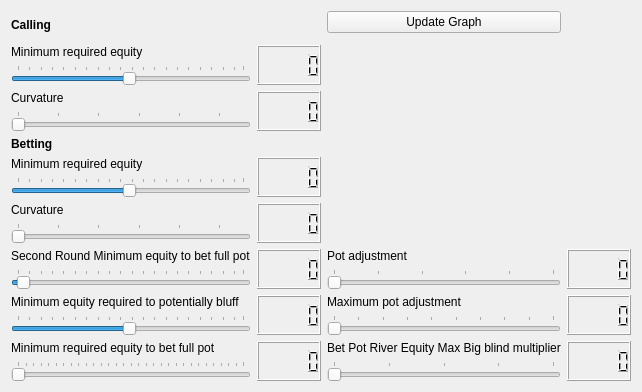
     <widget class="QWidget" name="tab">
      <attribute name="title">
       <string>River</string>
      </attribute>
      <layout class="QGridLayout" name="gridLayout_6">
       <item row="0" column="0" rowspan="2">
        <widget class="QLabel" name="label_10">
         <property name="font">
          <font>
           <weight>75</weight>
           <bold>true</bold>
          </font>
         </property>
         <property name="text">
          <string>Calling</string>
         </property>
        </widget>
       </item>
       <item row="0" column="2">
        <widget class="QPushButton" name="pushButton_update4">
         <property name="text">
          <string>Update Graph</string>
         </property>
        </widget>
       </item>
       <item row="1" column="2" rowspan="6" colspan="2">
        <layout class="QVBoxLayout" name="verticalLayout_river">
         <item>
          <widget class="QWidget" name="widget" native="true"/>
         </item>
        </layout>
       </item>
       <item row="2" column="0">
        <layout class="QVBoxLayout" name="verticalLayout_132">
         <item>
          <widget class="QLabel" name="label_127">
           <property name="text">
            <string>Minimum required equity</string>
           </property>
          </widget>
         </item>
         <item>
          <widget class="QSlider" name="RiverMinCallEquity">
           <property name="mouseTracking">
            <bool>false</bool>
           </property>
           <property name="toolTip">
            <string>&lt;html&gt;&lt;head/&gt;&lt;body&gt;&lt;p&gt;For each stage you can select:&lt;/p&gt;&lt;p&gt;What is the minimum required equity (probability of winning as determined by the simulation) that is required to call the big blind. It is the starting point of the curve that you can see on the right.&lt;/p&gt;&lt;p&gt;How should curve be shaped that determines whether the bot should fold or call. The higher the equity the higher it will call. The higher the curvature (as can be seen in the graph on the right), the more conservative it will be on the lower ranges of the accepted equities. If the curvature is low (minimum is 2), then it almost becomes a straight line.&lt;/p&gt;&lt;/body&gt;&lt;/html&gt;</string>
           </property>
           <property name="minimum">
            <number>1</number>
           </property>
           <property name="maximum">
            <number>100</number>
           </property>
           <property name="singleStep">
            <number>1</number>
           </property>
           <property name="pageStep">
            <number>5</number>
           </property>
           <property name="value">
            <number>50</number>
           </property>
           <property name="orientation">
            <enum>Qt::Horizontal</enum>
           </property>
           <property name="tickPosition">
            <enum>QSlider::TicksAbove</enum>
           </property>
          </widget>
         </item>
        </layout>
       </item>
       <item row="2" column="1">
        <widget class="QLCDNumber" name="lcdNumber_52"/>
       </item>
       <item row="3" column="0">
        <layout class="QVBoxLayout" name="verticalLayout_134">
         <item>
          <widget class="QLabel" name="label_129">
           <property name="text">
            <string>Curvature</string>
           </property>
          </widget>
         </item>
         <item>
          <widget class="QSlider" name="RiverCallPower">
           <property name="mouseTracking">
            <bool>false</bool>
           </property>
           <property name="toolTip">
            <string>&lt;html&gt;&lt;head/&gt;&lt;body&gt;&lt;p&gt;For each stage you can select:&lt;/p&gt;&lt;p&gt;What is the minimum required equity (probability of winning as determined by the simulation) that is required to call the big blind. It is the starting point of the curve that you can see on the right.&lt;/p&gt;&lt;p&gt;How should curve be shaped that determines whether the bot should fold or call. The higher the equity the higher it will call. The higher the curvature (as can be seen in the graph on the right), the more conservative it will be on the lower ranges of the accepted equities. If the curvature is low (minimum is 2), then it almost becomes a straight line.&lt;/p&gt;&lt;/body&gt;&lt;/html&gt;</string>
           </property>
           <property name="minimum">
            <number>2</number>
           </property>
           <property name="maximum">
            <number>30</number>
           </property>
           <property name="singleStep">
            <number>5</number>
           </property>
           <property name="pageStep">
            <number>10</number>
           </property>
           <property name="orientation">
            <enum>Qt::Horizontal</enum>
           </property>
           <property name="tickPosition">
            <enum>QSlider::TicksAbove</enum>
           </property>
           <property name="tickInterval">
            <number>5</number>
           </property>
          </widget>
         </item>
        </layout>
       </item>
       <item row="3" column="1">
        <widget class="QLCDNumber" name="lcdNumber_47"/>
       </item>
       <item row="4" column="0">
        <widget class="QLabel" name="label_236">
         <property name="font">
          <font>
           <weight>75</weight>
           <bold>true</bold>
          </font>
         </property>
         <property name="text">
          <string>Betting</string>
         </property>
        </widget>
       </item>
       <item row="5" column="0">
        <layout class="QVBoxLayout" name="verticalLayout_137">
         <item>
          <widget class="QLabel" name="label_132">
           <property name="text">
            <string>Minimum required equity</string>
           </property>
          </widget>
         </item>
         <item>
          <widget class="QSlider" name="RiverMinBetEquity">
           <property name="mouseTracking">
            <bool>false</bool>
           </property>
           <property name="toolTip">
            <string>&lt;html&gt;&lt;head/&gt;&lt;body&gt;&lt;p&gt;For each stage you can select:&lt;/p&gt;&lt;p&gt;What is the minimum required equity (probability of winning as determined by the simulation) to make a bet, if the bet value is 2*big blind. It is the starting point of the curve that you can see on the right.&lt;/p&gt;&lt;p&gt;How should curve be shaped that determines whether the bot should fold or call. The higher the equity the higher it will call. The higher the curvature (as can be seen in the graph on the right), the more conservative it will be on the lower ranges of the accepted equities. If the curvature is low (minimum is 2), then it almost becomes a straight line.&lt;/p&gt;&lt;/body&gt;&lt;/html&gt;</string>
           </property>
           <property name="minimum">
            <number>1</number>
           </property>
           <property name="maximum">
            <number>100</number>
           </property>
           <property name="singleStep">
            <number>1</number>
           </property>
           <property name="pageStep">
            <number>5</number>
           </property>
           <property name="value">
            <number>50</number>
           </property>
           <property name="orientation">
            <enum>Qt::Horizontal</enum>
           </property>
           <property name="tickPosition">
            <enum>QSlider::TicksAbove</enum>
           </property>
          </widget>
         </item>
        </layout>
       </item>
       <item row="5" column="1">
        <widget class="QLCDNumber" name="lcdNumber_54"/>
       </item>
       <item row="6" column="0">
        <layout class="QVBoxLayout" name="verticalLayout_129">
         <item>
          <widget class="QLabel" name="label_125">
           <property name="text">
            <string>Curvature</string>
           </property>
          </widget>
         </item>
         <item>
          <widget class="QSlider" name="RiverBetPower">
           <property name="mouseTracking">
            <bool>false</bool>
           </property>
           <property name="toolTip">
            <string>&lt;html&gt;&lt;head/&gt;&lt;body&gt;&lt;p&gt;For each stage you can select:&lt;/p&gt;&lt;p&gt;What is the minimum required equity (probability of winning as determined by the simulation) to make a bet, if the bet value is 2*big blind. It is the starting point of the curve that you can see on the right.&lt;/p&gt;&lt;p&gt;How should curve be shaped that determines whether the bot should fold or call. The higher the equity the higher it will call. The higher the curvature (as can be seen in the graph on the right), the more conservative it will be on the lower ranges of the accepted equities. If the curvature is low (minimum is 2), then it almost becomes a straight line.&lt;/p&gt;&lt;/body&gt;&lt;/html&gt;</string>
           </property>
           <property name="minimum">
            <number>2</number>
           </property>
           <property name="maximum">
            <number>30</number>
           </property>
           <property name="singleStep">
            <number>5</number>
           </property>
           <property name="pageStep">
            <number>10</number>
           </property>
           <property name="orientation">
            <enum>Qt::Horizontal</enum>
           </property>
           <property name="tickPosition">
            <enum>QSlider::TicksAbove</enum>
           </property>
           <property name="tickInterval">
            <number>5</number>
           </property>
          </widget>
         </item>
        </layout>
       </item>
       <item row="6" column="1">
        <widget class="QLCDNumber" name="lcdNumber_46"/>
       </item>
       <item row="7" column="0">
        <layout class="QVBoxLayout" name="verticalLayout_133">
         <item>
          <widget class="QLabel" name="label_128">
           <property name="text">
            <string>Second Round Minimum equity to bet full pot</string>
           </property>
          </widget>
         </item>
         <item>
          <widget class="QSlider" name="secondRiverBetPotMinEquity">
           <property name="mouseTracking">
            <bool>false</bool>
           </property>
           <property name="minimum">
            <number>1</number>
           </property>
           <property name="maximum">
            <number>100</number>
           </property>
           <property name="pageStep">
            <number>5</number>
           </property>
           <property name="value">
            <number>3</number>
           </property>
           <property name="orientation">
            <enum>Qt::Horizontal</enum>
           </property>
           <property name="tickPosition">
            <enum>QSlider::TicksAbove</enum>
           </property>
          </widget>
         </item>
        </layout>
       </item>
       <item row="7" column="1">
        <widget class="QLCDNumber" name="lcdNumber_48"/>
       </item>
       <item row="7" column="2">
        <layout class="QVBoxLayout" name="verticalLayout_138">
         <item>
          <widget class="QLabel" name="label_133">
           <property name="text">
            <string>Pot adjustment</string>
           </property>
          </widget>
         </item>
         <item>
          <widget class="QSlider" name="slider_small_blind_57">
           <property name="enabled">
            <bool>false</bool>
           </property>
           <property name="mouseTracking">
            <bool>false</bool>
           </property>
           <property name="minimum">
            <number>0</number>
           </property>
           <property name="maximum">
            <number>5</number>
           </property>
           <property name="pageStep">
            <number>1</number>
           </property>
           <property name="orientation">
            <enum>Qt::Horizontal</enum>
           </property>
           <property name="tickPosition">
            <enum>QSlider::TicksAbove</enum>
           </property>
          </widget>
         </item>
        </layout>
       </item>
       <item row="7" column="3">
        <widget class="QLCDNumber" name="lcdNumber_50"/>
       </item>
       <item row="8" column="0">
        <layout class="QVBoxLayout" name="verticalLayout_136">
         <item>
          <widget class="QLabel" name="label_131">
           <property name="text">
            <string>Minimum equity required to potentially bluff</string>
           </property>
          </widget>
         </item>
         <item>
          <widget class="QSlider" name="RiverBluffMinEquity">
           <property name="mouseTracking">
            <bool>false</bool>
           </property>
           <property name="minimum">
            <number>1</number>
           </property>
           <property name="maximum">
            <number>100</number>
           </property>
           <property name="singleStep">
            <number>1</number>
           </property>
           <property name="pageStep">
            <number>5</number>
           </property>
           <property name="value">
            <number>50</number>
           </property>
           <property name="orientation">
            <enum>Qt::Horizontal</enum>
           </property>
           <property name="tickPosition">
            <enum>QSlider::TicksAbove</enum>
           </property>
          </widget>
         </item>
        </layout>
       </item>
       <item row="8" column="1">
        <widget class="QLCDNumber" name="lcdNumber_51"/>
       </item>
       <item row="8" column="2">
        <layout class="QVBoxLayout" name="verticalLayout_135">
         <item>
          <widget class="QLabel" name="label_130">
           <property name="text">
            <string>Maximum pot adjustment</string>
           </property>
          </widget>
         </item>
         <item>
          <widget class="QSlider" name="slider_small_blind_56">
           <property name="enabled">
            <bool>false</bool>
           </property>
           <property name="mouseTracking">
            <bool>false</bool>
           </property>
           <property name="minimum">
            <number>1</number>
           </property>
           <property name="maximum">
            <number>10</number>
           </property>
           <property name="pageStep">
            <number>1</number>
           </property>
           <property name="orientation">
            <enum>Qt::Horizontal</enum>
           </property>
           <property name="tickPosition">
            <enum>QSlider::TicksAbove</enum>
           </property>
          </widget>
         </item>
        </layout>
       </item>
       <item row="8" column="3">
        <widget class="QLCDNumber" name="lcdNumber_49"/>
       </item>
       <item row="9" column="0">
        <layout class="QVBoxLayout" name="verticalLayout_131">
         <item>
          <widget class="QLabel" name="label_126">
           <property name="text">
            <string>Minimum required equity to bet full pot</string>
           </property>
          </widget>
         </item>
         <item>
          <widget class="QSlider" name="betPotRiverEquity">
           <property name="mouseTracking">
            <bool>false</bool>
           </property>
           <property name="minimum">
            <number>70</number>
           </property>
           <property name="maximum">
            <number>100</number>
           </property>
           <property name="singleStep">
            <number>1</number>
           </property>
           <property name="pageStep">
            <number>1</number>
           </property>
           <property name="value">
            <number>70</number>
           </property>
           <property name="orientation">
            <enum>Qt::Horizontal</enum>
           </property>
           <property name="tickPosition">
            <enum>QSlider::TicksAbove</enum>
           </property>
          </widget>
         </item>
        </layout>
       </item>
       <item row="9" column="1">
        <widget class="QLCDNumber" name="lcdNumber_53"/>
       </item>
       <item row="9" column="2">
        <layout class="QVBoxLayout" name="verticalLayout_380">
         <item>
          <widget class="QLabel" name="label_393">
           <property name="text">
            <string>Bet Pot River Equity Max Big blind multiplier</string>
           </property>
          </widget>
         </item>
         <item>
          <widget class="QSlider" name="betPotRiverEquityMaxBBM">
           <property name="mouseTracking">
            <bool>false</bool>
           </property>
           <property name="minimum">
            <number>1</number>
           </property>
           <property name="maximum">
            <number>5</number>
           </property>
           <property name="pageStep">
            <number>1</number>
           </property>
           <property name="orientation">
            <enum>Qt::Horizontal</enum>
           </property>
           <property name="tickPosition">
            <enum>QSlider::TicksAbove</enum>
           </property>
          </widget>
         </item>
        </layout>
       </item>
       <item row="9" column="3">
        <widget class="QLCDNumber" name="lcdNumber_60"/>
       </item>
      </layout>
     </widget>
